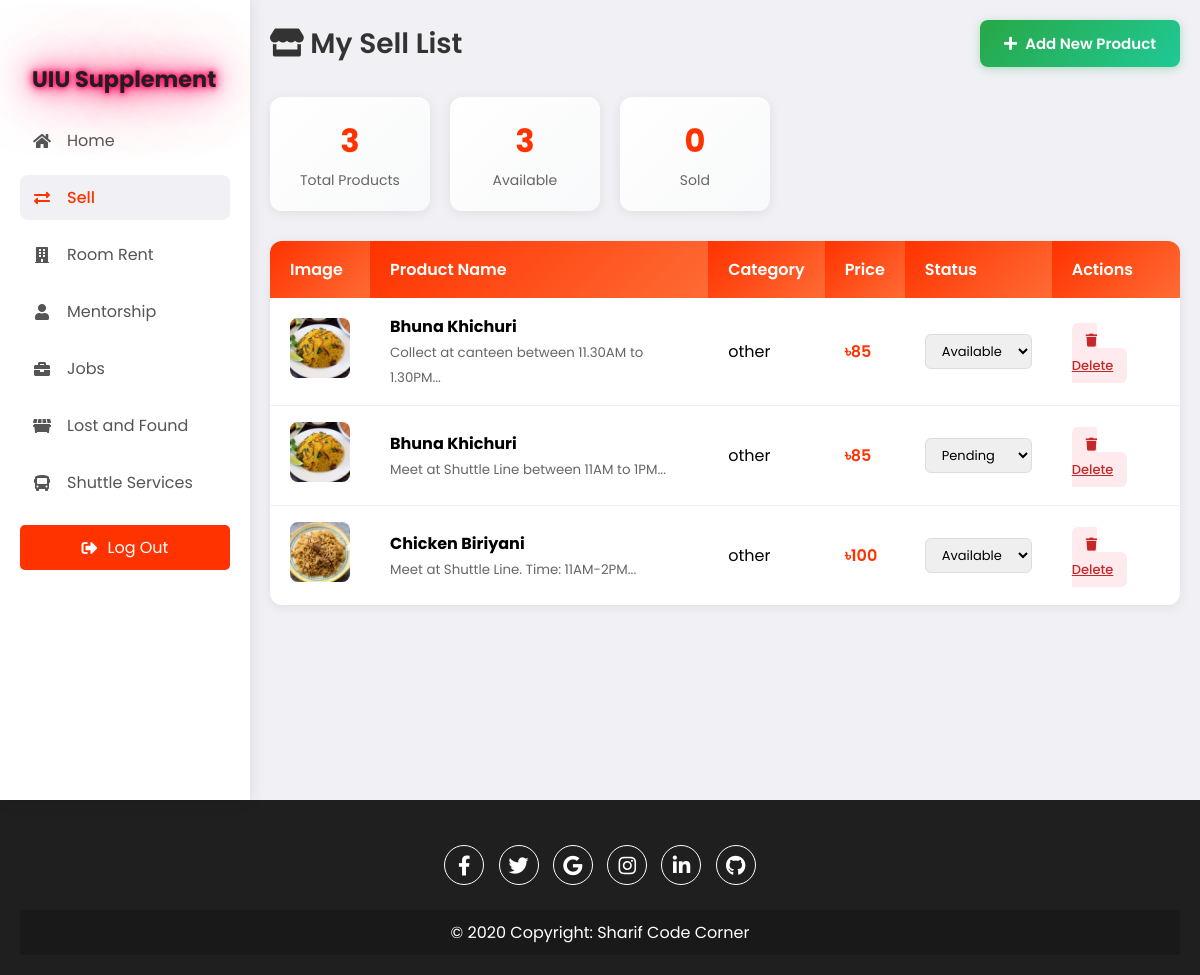
Page /myselllist.php (signed in) on the committed database.
### tables this page shows
CREATE TABLE `products` (
  `id` int(11) NOT NULL,
  `product_name` varchar(255) NOT NULL,
  `category` varchar(100) DEFAULT NULL,
  `price` decimal(10,2) DEFAULT NULL,
  `description` text DEFAULT NULL,
  `image_path` varchar(255) NOT NULL,
  `bargain_price` decimal(10,2) DEFAULT NULL,
  `user_id` int(11) DEFAULT NULL,
  `status` enum('available','sold','pending') DEFAULT 'available',
  `created_at` timestamp NOT NULL DEFAULT current_timestamp(),
  `updated_at` timestamp NOT NULL DEFAULT current_timestamp() ON UPDATE current_timestamp(),
  `view_count` int(11) DEFAULT 0,
  `bargain_count` int(11) DEFAULT 0
);

### myselllist.php (the view, shortened to what this page needs)
<?php
$conn = getDbConnection();
$userId = $_SESSION['user_id'];
$stmt = $conn->prepare("SELECT id, product_name, category, price, description, image_path, status FROM products WHERE user_id = ? ORDER BY id DESC");
$stmt->bind_param("i", $userId);
$stmt->execute();
$products = $stmt->get_result();
?>
<!DOCTYPE html>
<html lang="en">
<head>
    <link rel="stylesheet" href="https://cdnjs.cloudflare.com/ajax/libs/font-awesome/5.15.4/css/all.min.css" />
    <link rel="stylesheet" href="assets/css/index.css" />
</head>
<body>
    <div class="container">
        <nav>
            <ul>
                <li><a href="uiusupplementhomepage.php" class="logo">
                        <h1 class="styled-title">UIU Supplement</h1>
                    </a></li>
                <li><a href="uiusupplementhomepage.php">
                        <i class="fas fa-home"></i>
                        <span class="nav-item">Home</span>
                    </a></li>
                <li><a href="SellAndExchange.php" class="active">
                        <i class="fas fa-exchange-alt"></i>
                        <span class="nav-item">Sell</span>
                    </a></li>
                <li><a href="availablerooms.php">
                        <i class="fas fa-building"></i>
                        <span class="nav-item">Room Rent</span>
                    </a></li>
                <li><a href="browsementors.php">
                        <i class="fas fa-user"></i>
                        <span class="nav-item">Mentorship</span>
                    </a></li>
                <li><a href="parttimejob.php">
                        <i class="fas fa-briefcase"></i>
                        <span class="nav-item">Jobs</span>
                    </a></li>
                <li><a href="lostandfound.php">
                        <i class="fas fa-dumpster"></i>
                        <span class="nav-item">Lost and Found</span>
                    </a></li>
                <li><a href="shuttle_tracking_system.php">
                        <i class="fas fa-bus"></i>
                        <span class="nav-item">Shuttle Services</span>
                    </a></li>
            </ul>
            <a href="uiusupplementlogin.html" class="logout-btn">
                <i class="fas fa-sign-out-alt"></i> Log Out
            </a>
        </nav>
        <section class="main">
            <div class="page-header">
                <h1 class="page-title"><i class="fas fa-store"></i> My Sell List</h1>
                <a href="add-product.php" class="add-product-btn">
                    <i class="fas fa-plus"></i> Add New Product
                </a>
            </div>
            <?php
            $totalProducts = $products->num_rows;
            $soldCount = 0;
            $availableCount = 0;
            $productsList = [];
            while ($row = $products->fetch_assoc()) {
                $productsList[] = $row;
                if (isset($row['status']) && $row['status'] == 'sold') {
                    $soldCount++;
                } else {
                    $availableCount++;
                }
            }
            ?>
            <div class="stats-bar">
                <div class="stat-card">
                    <div class="number"><?php echo $totalProducts; ?></div>
                    <div class="label">Total Products</div>
                </div>
                <div class="stat-card">
                    <div class="number"><?php echo $availableCount; ?></div>
                    <div class="label">Available</div>
                </div>
                <div class="stat-card">
                    <div class="number"><?php echo $soldCount; ?></div>
                    <div class="label">Sold</div>
                </div>
            </div>
            <?php if (count($productsList) > 0): ?>
                <table class="product-table">
                    <thead>
                        <tr>
                            <th>Image</th>
                            <th>Product Name</th>
                            <th>Category</th>
                            <th>Price</th>
                            <th>Status</th>
                            <th>Actions</th>
                        </tr>
                    </thead>
                    <tbody>
                        <?php foreach ($productsList as $product): ?>
                            <tr>
                                <td>
                                    <img src="<?php echo htmlspecialchars($product['image_path'] ?? 'https://via.placeholder.com/60'); ?>"
                                         alt="Product" class="product-img">
                                </td>
                                <td>
                                    <strong><?php echo htmlspecialchars($product['product_name']); ?></strong>
                                    <br><small style="color: #666;"><?php echo htmlspecialchars(substr($product['description'] ?? '', 0, 50)); ?>...</small>
                                </td>
                                <td><?php echo htmlspecialchars($product['category'] ?? 'N/A'); ?></td>
                                <td class="price-tag">৳<?php echo number_format($product['price'] ?? 0); ?></td>
                                <td>
                                    <form method="POST" style="display: inline;">
                                        <select name="status" class="status-select" onchange="this.form.submit()">
                                            <option value="available" <?php echo ($product['status'] ?? '') == 'available' ? 'selected' : ''; ?>>Available</option>
                                            <option value="pending" <?php echo ($product['status'] ?? '') == 'pending' ? 'selected' : ''; ?>>Pending</option>
                                        </select>
                                    </form>
                                </td>
                                <td>
                                    <a href="myselllist.php?delete=<?php echo $product['id']; ?>"
                                       class="action-btn btn-delete"
                                       onclick="return confirm('Are you sure you want to delete this product?');">
                                        <i class="fas fa-trash"></i> Delete
                                    </a>
                                </td>
                            </tr>
                        <?php endforeach; ?>
                    </tbody>
                </table>
            <?php endif; ?>
        </section>
    </div>
    <footer class="footer">
        <div class="social-icons">
            <a href="https://www.facebook.com/sharif.me2018"><i class="fab fa-facebook-f"></i></a>
            <a href="#"><i class="fab fa-twitter"></i></a>
            <a href="#"><i class="fab fa-google"></i></a>
            <a href="https://www.instagram.com/shariful_islam10"><i class="fab fa-instagram"></i></a>
            <a href="#"><i class="fab fa-linkedin-in"></i></a>
            <a href="https://www.github.com/sharif2023"><i class="fab fa-github"></i></a>
        </div>
        <div class="copyright">
            &copy; 2020 Copyright: <a href="https://www.youtube.com/@SHARIFsCODECORNER">Sharif Code Corner</a>
        </div>
    </footer>
</body>
</html>

### assets/css/index.css (style rules this page uses)
* { margin: 0; padding: 0; box-sizing: border-box; font-family: "Poppins", sans-serif; }
body { margin: 0; font-family: Arial, sans-serif; display: flex; flex-direction: column; min-height: 100vh; background-color: #f0f0f5; }
.container { display: flex; min-height: 100vh; position: relative; }
nav { width: 100%; max-width: 250px; background-color: #fff; padding: 20px; height: 100vh; max-height: 100vh; overflow-y: auto; box-shadow: 0 0 15px rgba(0, 0, 0, 0.1); position: fixed; top: 0; left: 0; transition: top 0.3s ease-in-out; z-index: 1000; }
.styled-title { font-size: 1.4rem; color: #1F1F1F; font-weight: 700; text-shadow: 0 0 5px #ff005e, 0 0 10px #ff005e, 0 0 20px #ff005e, 0 0 40px #ff005e, 0 0 80px #ff005e; animation: glow 1.5s infinite alternate; }
nav ul { list-style-type: none; padding-top: 20px; padding-left: 0; margin: 0; }
nav ul li { margin: 12px 0; }
nav ul li a { color: #555; font-size: 16px; display: flex; align-items: center; padding: 10px 12px; text-decoration: none; border-radius: 8px; transition: all 0.2s ease; }
nav ul li a i { width: 20px; text-align: center; font-size: 16px; }
nav ul li a.active { background-color: #f0f0f5; color: #FF3300; font-weight: 500; }
nav ul li a .nav-item { margin-left: 15px; }
.logout-btn { background-color: #FF3300; color: white; padding: 10px 20px; text-align: center; border-radius: 5px; display: flex; justify-content: center; align-items: center; font-size: 16px; margin-top: 20px; cursor: pointer; text-decoration: none; }
.logout-btn i { margin-right: 10px; }
.main { flex: 1; margin-left: 250px; padding: 40px; }
.add-product-btn, .add-listing-btn, .add-mentor-btn { background: linear-gradient(135deg, #28a745 0%, #20c997 100%); color: white; padding: 12px 24px; border: none; border-radius: 8px; cursor: pointer; font-weight: 600; font-size: 15px; text-decoration: none; display: inline-flex; align-items: center; gap: 8px; transition: all 0.3s ease; box-shadow: 0 2px 8px rgba(40, 167, 69, 0.3); }
.footer { background-color: #1F1F1F; color: white; text-align: center; padding: 20px; width: 100%; position: relative; }
.social-icons { margin: 20px 0; }
.social-icons a { display: inline-block; width: 40px; height: 40px; line-height: 40px; margin: 5px; background-color: transparent; color: white; border: 1px solid white; border-radius: 50%; text-align: center; text-decoration: none; font-size: 20px; }
.copyright { background-color: rgba(0, 0, 0, 0.2); padding: 10px; margin-top: 10px; }
.copyright a { color: white; text-decoration: none; }
@media (max-width: 1200px) { .main { padding: 20px; } }

### myselllist.php (style rules this page uses)
.page-header { display: flex; justify-content: space-between; align-items: center; margin-bottom: 30px; }
.page-title { font-size: 28px; font-weight: 600; color: #333; }
.stats-bar { display: flex; gap: 20px; margin-bottom: 30px; }
.stat-card { background: linear-gradient(135deg, #fff 0%, #f8f9fa 100%); padding: 20px 30px; border-radius: 12px; box-shadow: 0 2px 12px rgba(0, 0, 0, 0.08); text-align: center; min-width: 150px; }
.stat-card .number { font-size: 32px; font-weight: 700; color: #FF3300; }
.stat-card .label { font-size: 14px; color: #666; margin-top: 5px; }
.product-table { width: 100%; border-collapse: separate; border-spacing: 0; background: white; border-radius: 12px; overflow: hidden; box-shadow: 0 2px 12px rgba(0, 0, 0, 0.08); }
.product-table th { background: linear-gradient(135deg, #FF3300 0%, #FF6B35 100%); color: white; padding: 16px 20px; font-weight: 600; text-align: left; }
.product-table td { padding: 16px 20px; border-bottom: 1px solid #f0f0f5; vertical-align: middle; }
.product-table tr:last-child td { border-bottom: none; }
.product-img { width: 60px; height: 60px; border-radius: 8px; object-fit: cover; }
.action-btn { padding: 8px 14px; border: none; border-radius: 6px; cursor: pointer; font-size: 13px; font-weight: 500; margin-right: 5px; transition: all 0.2s ease; }
.btn-delete { background-color: #ffebee; color: #c62828; }
.status-select { padding: 6px 12px; border-radius: 6px; border: 1px solid #ddd; font-size: 13px; cursor: pointer; }
.price-tag { font-weight: 600; color: #FF3300; }

### rows in the picture
products: image_path (picture), product_name "Bhuna Khichuri", description "Collect at canteen between 11.30AM to 1.30PM", category "other", price "85", status "Available"
products: image_path (picture), product_name "Bhuna Khichuri", description "Meet at Shuttle Line between 11AM to 1PM", category "other", price "85", status "Pending"
products: image_path (picture), product_name "Chicken Biriyani", description "Meet at Shuttle Line. Time: 11AM-2PM", category "other", price "100", status "Available"

### other values in the picture
$totalProducts "3"
$availableCount "3"
$soldCount "0"
